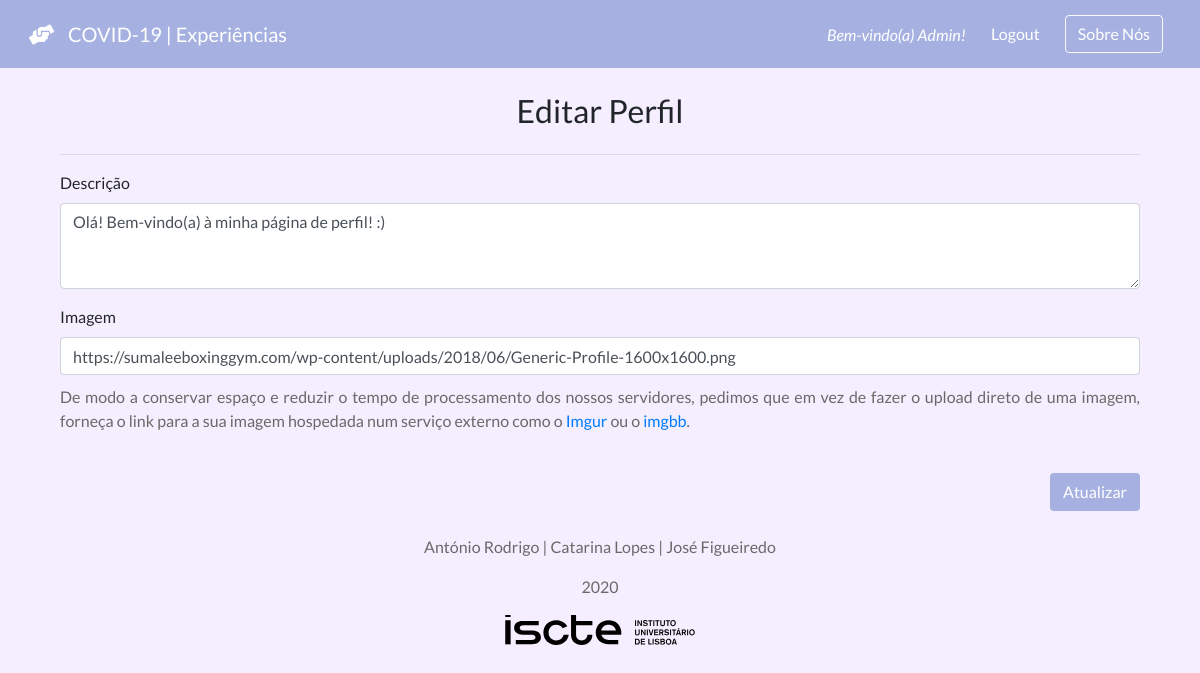
/experiencias/30/editprofile/ (signed in), run on the app's committed database.
### experiencias/models.py (models this page shows)
class UserProfile(models.Model):
    user = models.OneToOneField(User, on_delete=models.CASCADE, primary_key=True)
    text = models.CharField(max_length=500)
    img = models.CharField(max_length=500)
    username = models.CharField(max_length=25, default='')

### experiencias/views.py (the view)
# urls.py: url(r'^(?P<user_id>[0-9]+)/editprofile/$', views.editprofile, name='editprofile'),
def editprofile(request, user_id):
    user_profile = get_object_or_404(UserProfile, pk=user_id)
    context = {'user_profile': user_profile}
    return render(request, 'editprofile.html', context)

### experiencias/templates/editprofile.html (shortened to what this page needs)
{% extends "base.html" %}
{% block body %}
    <br>
    <div class="container d-flex justify-content-center">
        <div class="col">
            <div class="d-flex justify-content-center">
                <h2>Editar Perfil</h2>
            </div>
            <hr>
            <form action="{% url 'experiencias:editLogicProfile' user.id %}" method="post">
                <div class="form-group">
                    <label for="exampleFormControlTextarea1">Descrição</label>
                    <textarea class="form-control" name="text" id="text" rows="3">{{ user_profile.text }}</textarea>
                </div>
                <div class="form-group">
                    <label>Imagem</label>
                    <input type="text" class="form-control" name="img" id="img" value="{{ user_profile.img }}">
                    <p class="text-justify" style="color: dimgray; padding-top: 10px;">De modo a conservar espaço e
                        reduzir o tempo de processamento dos nossos servidores, pedimos
                        que em vez de fazer o upload direto de uma imagem, forneça o link para a sua imagem hospedada
                        num serviço externo como o <a href="https://imgur.com/" target="_blank">Imgur</a> ou o <a
                                href="https://pt.imgbb.com/" target="_blank">imgbb</a>. </p>
                </div>
                <br>
                <div class="d-flex justify-content-end">
                    <input type="submit" class="btn btn-exp" value="Atualizar">
                </div>
            </form>
        </div>
    </div>
{% endblock %}

### experiencias/templates/base.html (shortened to what this page needs)
{% load static %}
<!DOCTYPE html>
<html lang="pt">
<head>
    <link rel="stylesheet" href="https://stackpath.bootstrapcdn.com/bootstrap/4.4.1/css/bootstrap.min.css"
>
    <link rel="stylesheet" type="text/css" href="{% static 'style.css' %}">
    <link rel="stylesheet" href="https://use.fontawesome.com/releases/v5.13.0/css/all.css">
    <link rel="stylesheet" href="https://use.fontawesome.com/releases/v5.13.0/css/v4-shims.css">
</head>
<body>
{% block navbar %}
    <nav class="navbar navbar-default sticky-top">
        <a class="navbar-brand btn" href="/experiencias/"><i class="fas fa-hands-helping"> </i> <span class="brand"
                                                                                                      style="padding-left: 10px">COVID-19 | Experiências</span></a>
        <div class="">
            {% if user.is_authenticated %}
                <a class="btn" href="{% url 'experiencias:userprofile' user.id %}" data-toggle="tooltip"
                   data-placement="bottom"
                   title="Visitar a sua página de perfil"><em
                        class="mr-sm-2 align-middle">Bem-vindo(a) {{ user.username }}!</em></a>
                <a class="mr-sm-2 btn" id="logoutButton" href="{% url 'experiencias:logoutuser' %}">Logout</a>
            {% else %}
                <a class="mr-sm-2 btn" href="{% url 'experiencias:register' %}">Registo</a>
                <a class="mr-sm-2 btn" href="{% url 'experiencias:userlogin' %}">Login</a>
            {% endif %}
            <div class="mr-sm-2 btn">
                <a type="button" class="btn btn-link btn-outline-light" id="about_us_btn"
                   href="{% url 'experiencias:aboutUs' %}">Sobre Nós</a>
            </div>
        </div>
    </nav>
{% endblock %}
{% block body %}{% endblock %}
<br>
</body>
{% block footer %}
<footer id="footer" style="color: dimgrey;">
    <div class="container d-flex justify-content-center">
        <p>António Rodrigo | Catarina Lopes | José Figueiredo</p>
    </div>
    <div class="container d-flex justify-content-center">
        <p>2020</p>
    </div>
    <div class="container d-flex justify-content-center">
        <a href="https://www.iscte-iul.pt/" target="_blank">
            <img src="{% static 'logo_iscte_detailed.svg' %}">
        </a>
    </div>
    <br>
</footer>
{% endblock %}
</html>

### experiencias/static/style.css (style rules this page uses)
body { background-color: #f4eeff; font-family: Lato; }
.navbar { background-color: #A6B1E1; color: white; }
.navbar a { color: white; }
.btn-exp { background-color: #A6B1E1; color: white; }
#logoutButton { padding: 0px; margin: 0px; }

### data on the page
UserProfile: text "Olá! Bem-vindo(a) à minha página de perfil! :)", img "https://sumaleeboxinggym.com/wp-content/uploads/2018/06/Generic-Profile-1600x1600.png"

### other printed values
{{ user.username }} "Admin"
